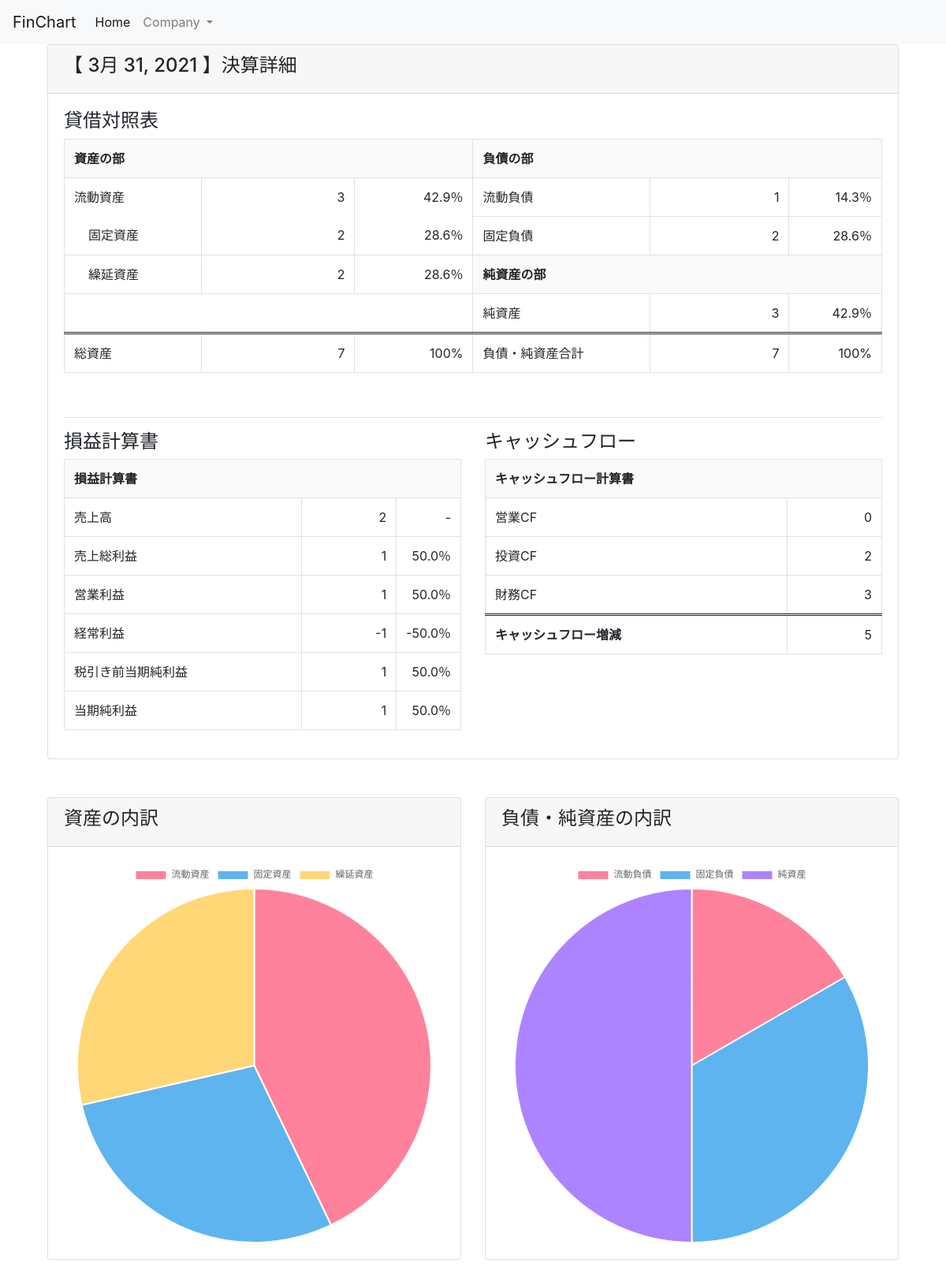
The app's page /fstatement_detail/1 with its own data.
### finchart/models.py (models this page shows, shortened)
class Fstatement(models.Model):
    company = models.ForeignKey(Company, on_delete=models.PROTECT)
    fiscal_year = models.DateField("決算日")
    bs_current_assets = models.IntegerField("流動資産（百万円）", default=0)
    bs_fixed_assets = models.IntegerField("固定資産（百万円）", default=0)
    bs_deferred_assets = models.IntegerField("繰延資産（百万円）", default=0)
    bs_current_liabilities = models.IntegerField("流動負債（百万円）", default=0)
    bs_fixed_liabilities = models.IntegerField("固定負債（百万円）", default=0)
    bs_net_assets = models.IntegerField("純資産（百万円）", default=0)
    pl_gross_sales = models.IntegerField("総売上（百万円）", default=0)
    pl_gross_profit = models.IntegerField("売上総利益（百万円）", default=0)
    pl_operating_profit = models.IntegerField("営業利益（百万円）", default=0)
    pl_ordinary_income = models.IntegerField("経常利益（百万円）", default=0)
    pl_income_before_tax = models.IntegerField("税引前当期純利益（百万円）", default=0)
    pl_net_income = models.IntegerField("当期純利益（百万円）", default=0)
    cf_operating = models.IntegerField("営業ＣＦ（百万円）", default=0)
    cf_investment = models.IntegerField("投資ＣＦ（百万円）", default=0)
    cf_finance = models.IntegerField("財務ＣＦ（百万円）", default=0)
    def bs_total_assets(self):
        f = self.bs_current_assets + self.bs_fixed_assets + self.bs_deferred_assets
        return f
    def current_assets_rate(self):
        f = numpy.float64(self.bs_current_assets) / self.bs_total_assets() * 100
        return f
    def fixed_assets_rate(self):
        f = numpy.float64(self.bs_fixed_assets) / self.bs_total_assets() * 100
        return f
    def deferred_assets_rate(self):
        f = numpy.float64(self.bs_deferred_assets) / self.bs_total_assets() * 100
        return f
    def current_liabilities_rate(self):
        f = numpy.float64(self.bs_current_liabilities) / self.bs_total_assets() * 100
        return f
    def fixed_liabilities_rate(self):
        f = numpy.float64(self.bs_fixed_liabilities) / self.bs_total_assets() * 100
        return f
    def net_assets_rate(self):
        f = numpy.float64(self.bs_net_assets) / self.bs_total_assets() * 100
        return f
    def gross_profit_rate(self):
        f = numpy.float64(self.pl_gross_profit) / self.pl_gross_sales * 100
        return f
    def operating_profit_rate(self):
        f = numpy.float64(self.pl_operating_profit) / self.pl_gross_sales * 100
        return f
    def ordinary_income_rate(self):
        f = numpy.float64(self.pl_ordinary_income) / self.pl_gross_sales * 100
        return f
    def income_before_tax_rate(self):
        f = numpy.float64(self.pl_income_before_tax) / self.pl_gross_sales * 100
        return f
    def net_income_rate(self):
        f = numpy.float64(self.pl_net_income) / self.pl_gross_sales * 100
        return f
    def cf_total_amount(self):
        f = self.cf_operating + self.cf_investment + self.cf_finance
        return f

### finchart/views.py (the view)
# urls.py: path('fstatement_detail/<int:pk>', views.FstatementView.as_view(), name='fstatement'), # これを追加
class FstatementView(DetailView):
    model = Fstatement

### finchart/context_processors.py (called while the page is built)
def company_list(request):
    company_list = Company.objects.all()
    params = {
        'company_list': company_list,
    }
    return params

### templates/finchart/fstatement_detail.html (shortened to what this page needs)
{% extends 'finchart/base.html' %}
{% load humanize %}
{% block content %}
<section class="table">
    <div class="container-fluid">
        <div class="row">
            <div class="col-sm-12">
                <div class="card">
                    <div class="card-header d-flex align-items-center">
                        <h3 class="h4">【 {{ object.fiscal_year }} 】決算詳細</h3>
                    </div>
                    <div class="card-body">
                        <div class="row">
                            <div class="col-md-12">
                                <h4>貸借対照表</h4>
                                <table class="table table-bordered" width="100%">
                                    <tr>
                                        <th colspan="3" width="50%" class="title">資産の部</th>
                                        <th colspan="3" width="50%" class="title">負債の部</th>
                                    </tr>
                                    <tr>
                                        <td class="lv1-bottom">流動資産</td>
                                        <td class="amount lv1-bottom">{{ object.bs_current_assets|intcomma }}</td>
                                        <td class="rate lv1-bottom">{{ object.current_assets_rate|floatformat:1 }}％</td>
                                        <td>流動負債</td>
                                        <td class="amount">{{ object.bs_current_liabilities|intcomma }}</td>
                                        <td class="rate">{{ object.current_liabilities_rate|floatformat:1 }}％</td>
                                    </tr>
                                    <tr>
                                        <td class="lv2-last">固定資産</td>
                                        <td class="amount lv2-last">{{ object.bs_fixed_assets|intcomma }}</td>
                                        <td class="rate lv2-last">{{ object.fixed_assets_rate|floatformat:1 }}％</td>
                                        <td>固定負債</td>
                                        <td class="amount">{{ object.bs_fixed_liabilities|intcomma }}</td>
                                        <td class="rate">{{ object.fixed_liabilities_rate|floatformat:1 }}％</td>
                                    </tr>
                                    <tr>
                                        <td class="lv2-top">繰延資産</td>
                                        <td class="lv2-top amount">{{ object.bs_deferred_assets|intcomma }}</td>
                                        <td class="lv2-top rate">{{ object.deferred_assets_rate|floatformat:1 }}％</td>
                                        <th class="title" colspan="3">純資産の部</th>
                                    </tr>
                                    <tr>
                                        <td colspan="3"></td>
                                        <td class="lv1-bottom">純資産</td>
                                        <td class="amount lv1-bottom">{{ object.bs_net_assets|intcomma }}</td>
                                        <td class="rate lv1-bottom">{{ object.net_assets_rate|floatformat:1 }}％</td>
                                    </tr>
                                    <tr class="bottom">
                                        <td>総資産</td>
                                        <td class="amount bs_total_assets">{{ object.bs_total_assets|intcomma }}</td>
                                        <td class="rate">100%</td>
                                        <td>負債・純資産合計</td>
                                        <td class="amount">{{ object.bs_total_assets|intcomma }}</td>
                                        <td class="rate">100%</td>
                                    </tr>
                                </table>
                            </div>
                        </div>
                        <br>
                        <hr>
                        <div class="row">
                            <div class="col-md-6">
                                <h4>損益計算書</h4>
                                <table class="table table-bordered">
                                    <tr>
                                        <th colspan="3" class="title td-top">損益計算書</th>
                                    </tr>
                                    <tr>
                                        <td>売上高</td>
                                        <td class="amount">{{ object.pl_gross_sales|intcomma }}</td>
                                        <td class="rate">-</td>
                                    </tr>
                                    <tr>
                                        <td>売上総利益</td>
                                        <td class="amount">{{ object.pl_gross_profit|intcomma }}</td>
                                        <td class="rate">{{ object.gross_profit_rate|floatformat:1 }}％</td>
                                    </tr>
                                    <tr>
                                        <td>営業利益</td>
                                        <td class="amount">{{ object.pl_operating_profit|intcomma }}</td>
                                        <td class="rate">{{ object.operating_profit_rate|floatformat:1 }}％</td>
                                    </tr>
                                    <tr>
                                        <td>経常利益</td>
                                        <td class="amount">{{ object.pl_ordinary_income|intcomma }}</td>
                                        <td class="rate">{{ object.ordinary_income_rate|floatformat:1 }}％</td>
                                    </tr>
                                    <tr>
                                        <td>税引き前当期純利益</td>
                                        <td class="amount">{{ object.pl_income_before_tax|intcomma }}</td>
                                        <td class="rate">{{ object.income_before_tax_rate|floatformat:1 }}％</td>
                                    </tr>
                                    <tr>
                                        <td>当期純利益</td>
                                        <td class="amount">{{ object.pl_net_income|intcomma }}</td>
                                        <td class="rate">{{ object.net_income_rate|floatformat:1 }}％</td>
                                    </tr>
                                </table>
                            </div>
                            <div class="col-md-6">
                                <h4>キャッシュフロー</h4>
                                <table class="table table-bordered">
                                    <tr>
                                        <th class="title" colspan="2">キャッシュフロー計算書</th>
                                    </tr>
                                    <tr>
                                        <td>営業CF</td>
                                        <td class="amount">{{ object.cf_operating|intcomma }}</td>
                                    </tr>
                                    <tr>
                                        <td>投資CF</td>
                                        <td class="amount">{{ object.cf_investment|intcomma }}</td>
                                    </tr>
                                    <tr>
                                        <td>財務CF</td>
                                        <td class="amount">{{ object.cf_finance|intcomma }}</td>
                                    </tr>
                                    <tr class="bottom">
                                        <th>キャッシュフロー増減</th>
                                        <td class="amount">{{ object.cf_total_amount|intcomma }}</td>
                                    </tr>
                                </table>
                            </div>
                        </div>
                    </div>
                </div>
        <br><br>
        <div class="row">
            <div class="col-md-6">
                <div class="card">
                    <div class="card-header d-flex align-items-center">
                        <h3 class="h4">資産の内訳</h3>
                    </div>
                    <div class="card-body">
                        <canvas id="pie_assets" width="400" height="400"></canvas>
                        <script>
                            var ctx = document.getElementById('pie_assets');
                            var data_current_assets = '{{object.bs_current_assets}}';
                            var data_fixed_assets = '{{object.bs_fixed_assets}}';
                            var data_deferred_assets = '{{object.bs_deferred_assets}}';
                            var pie_assets = new Chart(ctx, {
                                type: 'pie',
                                data: {
                                    labels: ['流動資産','固定資産','繰延資産'],
                                    datasets: [{
                                        backgroundColor: ['rgba(255, 99, 132, 0.8)','rgba(54, 162, 235, 0.8)','rgba(255, 206, 86, 0.8)'],
                                        data: [data_current_assets, data_fixed_assets,data_deferred_assets]
                                    }]
                                },
                            });
                        </script>
                    </div>
                </div>
            </div>
            <div class="col-md-6">
                <div class="card">
                    <div class="card-header d-flex align-items-center">
                        <h3 class="h4">負債・純資産の内訳</h3>
                    </div>
                    <div class="card-body">
                        <canvas id="pie_liabilities" width="400" height="400"></canvas>
                        <script>
                            var ctx = document.getElementById('pie_liabilities');
                            var data_current_liabilities = '{{object.bs_current_liabilities}}';
                            var data_fixed_liabilities = '{{object.bs_fixed_liabilities}}';
                            var data_net_assets = '{{object.bs_net_assets}}';
                            var pie_liabilities = new Chart(ctx, {
                                type: 'pie',
                                data: {
                                    labels: ['流動負債','固定負債','純資産'],
                                    datasets: [{
                                        backgroundColor: ['rgba(255, 99, 132, 0.8)','rgba(54, 162, 235, 0.8)','rgba(153, 102, 255, 0.8)'],
                                        data: [data_current_liabilities, data_fixed_liabilities,data_net_assets]
                                    }]
                                },
                            });
                        </script>
                    </div>
                </div>
            </div>
        </div>
        <br><br>
    </div>
</section>
{% endblock %}

### finchart/static/css/custom.css (style rules this page uses)
th.title, td.title { background-color: #fafafa; font-weight: bolder; }
th.lv1-bottom, td.lv1-bottom { border-bottom: none; }
td.lv2-top { border-bottom: none; border-top: none; padding-left:30px; }
td.lv2-last { border-top:none; padding-left:30px; }
td.amount, td.rate, th.amount, th.rate { text-align: right; }
td.amount { width: 120px; }
td.rate { width: 80px; }
tr.bottom { border-top: double; }

### records on screen
Fstatement: fiscal_year "3月 31, 2021", bs_current_assets "3", current_assets_rate "42.9", bs_current_liabilities "1", current_liabilities_rate "14.3", bs_fixed_assets "2", fixed_assets_rate "28.6", bs_fixed_liabilities "2", fixed_liabilities_rate "28.6", bs_deferred_assets "2", deferred_assets_rate "28.6", bs_net_assets "3", net_assets_rate "42.9", bs_total_assets "7", pl_gross_sales "2", pl_gross_profit "1", gross_profit_rate "50.0", pl_operating_profit "1", operating_profit_rate "50.0", pl_ordinary_income "-1", ordinary_income_rate "-50.0", pl_income_before_tax "1", income_before_tax_rate "50.0", pl_net_income "1", net_income_rate "50.0", cf_operating "0", cf_investment "2", cf_finance "3", cf_total_amount "5"

### other values on screen
chart data {{ object.bs_current_assets }} 3
chart data {{ object.bs_fixed_assets }} 2
chart data {{ object.bs_deferred_assets }} 2
chart data {{ object.bs_current_liabilities }} 1
